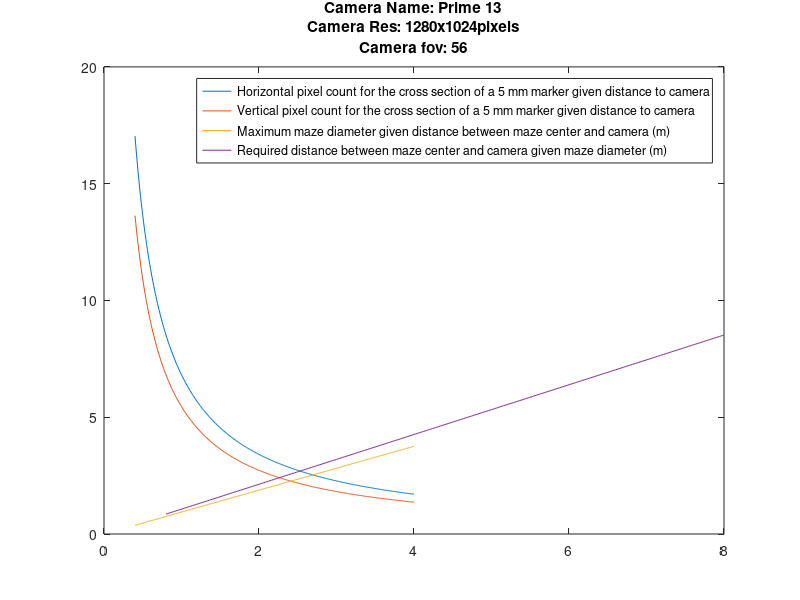

Reproduce this figure in MATLAB.

%% Mcam
cam(1).hpx = 953;
cam(1).vpx = 881;
cam(1).msize = 8; %mm
cam(1).fov = 41;

%%18w
cam(2).hpx = 1664;
cam(2).vpx = 1088;
cam(2).msize = 8; %mm
cam(2).fov = 51;


%%p17w
cam(3).hpx = 1664;
cam(3).vpx = 1088;
cam(3).msize = 8; %mm
cam(3).fov = 70;


%%p41
cam(4).name = 'Prime 41';
cam(4).hpx=2048;
cam(4).vpx=2048;
cam(4).msize=5;
cam(4).fov = 51;

cam(5).name = 'Prime 13';
cam(5).hpx=1280;
cam(5).vpx=1024;
cam(5).msize= 5;
cam(5).fov = 56;



%for i=1:numel(c)
%end

i = 5;

cam(i).fov = deg2rad(cam(i).fov);
r = [.4:.01:4]';
c = sqrt((r-r.*cos(cam(i).fov)).^2+(r.*sin(cam(i).fov)).^2);

hppm = cam(i).msize./(c./cam(i).hpx.*1000);
vppm = cam(i).msize./(c./cam(i).vpx.*1000);


mazer = [.5:.1:4]';

dr = (2.*r./sin((pi-cam(i).fov)./2)).*sqrt(1/((1-cos(cam(i).fov)).^2+sin(cam(i).fov).^2)).*cos(cam(i).fov./2);


figure
plot([r,r,r,r.*2],[hppm,vppm,c,dr])
legend(['Horizontal pixel count for the cross section of a ' num2str(cam(i).msize) ' mm marker given distance to camera'],...
       ['Vertical pixel count for the cross section of a ' num2str(cam(i).msize) ' mm marker given distance to camera'],...
       ['Maximum maze diameter given distance between maze center and camera (m)'],...
       ['Required distance between maze center and camera given maze diameter (m)'])
title({['Camera Name: ' cam(i).name],...
       ['Camera Res: ' num2str(cam(i).hpx) 'x' num2str(cam(i).vpx)  'pixels'],...
       ['Camera fov: ' num2str(rad2deg(cam(i).fov))]})
